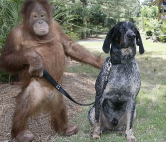
#> input picture ComputerVision/project2/result/1/174.png, 166 x 142 px, given in place of 74.png, which was not available
$ python SeamCarving.py
#> lines starting #> are read from the running program, lines starting #| are printed output that depends on the picture; pictures that were not available may be replaced by others from this repository, and a replacement may not be noted
import cv2
import math
import os
import imageio
import numpy as np

class seamCarving():
    # 初始化
    def __init__(self, img, gt, ratio):
        self.img = img.astype(np.float64)
        self.height = math.ceil(self.img.shape[0] * ratio)
        self.width = math.ceil(self.img.shape[1] * ratio)
        self.out_img = np.copy(self.img)
        B, G, R = cv2.split(gt)
        self.mask = (B != 0) & (G != 0) & (R != 0)

    # 计算能量
    # [66 lines left out: functions cal_energy, locate, save, delete, not called in this run]

    # 外部接口
    def apply(self, dir):
        for i in range(self.img.shape[1] - self.width):
            path = self.locate()
            self.save(path, False, dir, str(i) + '.png')
            self.delete(path)
        self.out_img = np.rot90(self.out_img)
        self.mask = np.rot90(self.mask)
        for i in range(self.img.shape[0] - self.height):
            path = self.locate()
            self.save(path, True, dir, str(i + self.img.shape[1] - self.width) + '.png')
            self.delete(path)
        self.out_img = np.rot90(self.out_img, 3)
        return self.out_img

# 转为gif
def img2gif(path, gif_name):
    img_list = os.listdir(path)
    img_list.sort(key=lambda x : int(x[:-4]))
    frames = []
    for img in img_list:
        name = path + '/' + img
        frames.append(imageio.imread(name))
    imageio.mimsave(gif_name, frames, 'GIF', fps=5)


work_path = "../result/1/temp/"
res_path = "../result/1/"
if not os.path.exists(work_path):
    os.makedirs(work_path)
for i in range(74, 1000, 100):
    png_name = str(i) + ".png"
    img_name = "../data/imgs/" + png_name
    gt_name = "../data/gt/" + png_name
    img = cv2.imread(img_name)
#> img is the input picture: shape (142, 166, 3); mean B, G, R 103.7, 114.7, 117.4
    gt = cv2.imread(gt_name)
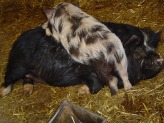
#> input picture ComputerVision/project2/result/1/274.png, 164 x 123 px, given in place of 74.png, which was not available
#> gt is the input picture: shape (123, 164, 3); mean B, G, R 42.7, 67.5, 84.5
    back = (gt == 0).sum()                       # 背景大小
#> back = 0
    size = (gt == 0).sum() + (gt != 0).sum()     # 原图面积
#> size = 60516
    ratio = math.sqrt(1 - back / (size * 2))     # x轴和y轴缩放比例
#> ratio = 1

    func = seamCarving(img, gt, ratio)
#> in __init__, `self.height = math.ceil(self.img.shape[0] * ratio)`: self.height = 142
#> in __init__, `self.width = math.ceil(self.img.shape[1] * ratio)`: self.width = 166
#> in __init__, `B, G, R = cv2.split(gt)`:
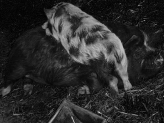
#> B: shape (123, 164); min 1, max 202, mean 42.7
#> in __init__, `B, G, R = cv2.split(gt)`:
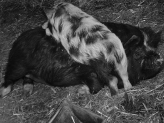
#> G: shape (123, 164); min 6, max 225, mean 67.5
#> in __init__, `B, G, R = cv2.split(gt)`:
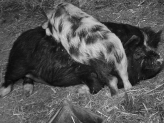
#> R: shape (123, 164); min 7, max 227, mean 84.5
#> in __init__, `self.mask = (B != 0) & (G != 0) & (R != 0)`: self.mask: shape (123, 164) bool; every value is 1
    total_num = func.img.shape[0] + func.img.shape[1] - func.height - func.width + 1
#> total_num = 1

    out_img = func.apply(work_path + str(i))
#> in apply, `self.out_img = np.rot90(self.out_img)`:
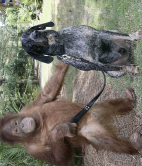
#> self.out_img: shape (166, 142, 3) float64; mean B, G, R 103.7, 114.7, 117.4
#> in apply, `self.mask = np.rot90(self.mask)`: self.mask: shape (164, 123) bool; every value is 1
    cv2.imwrite(res_path + png_name, out_img)
    cv2.imwrite(work_path + str(i) + "/" + "0.png", func.img)
    cv2.imwrite(work_path + str(i) + "/" + str(total_num) + ".png", out_img)
    img2gif(work_path + str(i), res_path + str(i) + ".gif")
#> (the run stopped early here; a loop or call above may not have finished)
